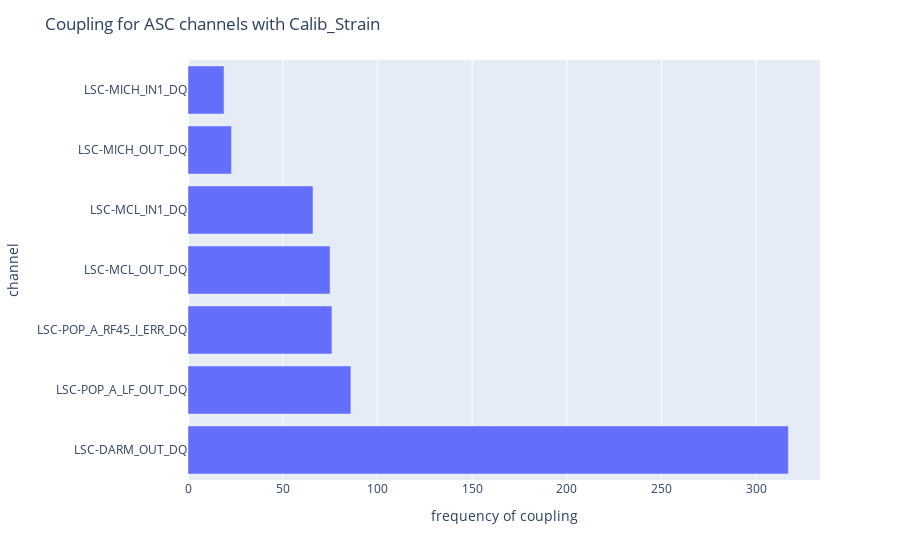

Write notebook code for a chart like this one.
### Code cell
fig = px.bar(x=match_df["channel"].value_counts().values, y=match_df["channel"].value_counts().index, orientation='h')
fig.update_layout(title_text = f"Coupling for ASC channels with Calib_Strain", yaxis=dict(title_text="channel"), xaxis=dict(title_text="frequency of coupling", tick0=0, dtick=50.0))
fig.update_yaxes(showticklabels=True)

### Figure 1 — Plotly figure (JSON) as saved in the notebook; plotly's stock layout.template omitted (floating-point values rounded to 4 significant figures)
{"data": [{"alignmentgroup": "True", "hoverlabel": {"namelength": 0}, "hovertemplate": "x=%{x}<br>y=%{y}", "legendgroup": "", "marker": {"color": "#636efa"}, "name": "", "offsetgroup": "", "orientation": "h", "showlegend": false, "textposition": "auto", "type": "bar", "x": [317, 86, 76, 75, 66, 23, 19], "xaxis": "x", "y": ["LSC-DARM_OUT_DQ", "LSC-POP_A_LF_OUT_DQ", "LSC-POP_A_RF45_I_ERR_DQ", "LSC-MCL_OUT_DQ", "LSC-MCL_IN1_DQ", "LSC-MICH_OUT_DQ", "LSC-MICH_IN1_DQ"], "yaxis": "y"}], "layout": {"barmode": "relative", "legend": {"tracegroupgap": 0}, "margin": {"t": 60}, "title": {"text": "Coupling for ASC channels with Calib_Strain"}, "xaxis": {"anchor": "y", "domain": [0, 1], "dtick": 50, "tick0": 0, "title": {"text": "frequency of coupling"}}, "yaxis": {"anchor": "x", "domain": [0, 1], "showticklabels": true, "title": {"text": "channel"}}}}
